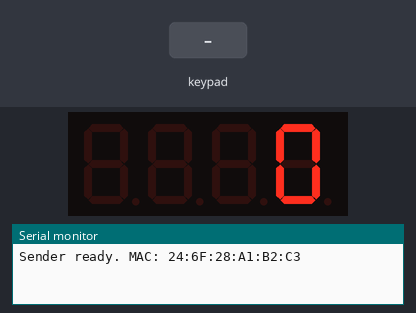
The sketch below on a simulated ESP32. On the bench: 4-digit seven-segment display, the last lines printed to the serial monitor. The test bench sets the inputs (shaded band).

Above: at 1.2 s.
1.3 s: keypad keys 1 3 1 2 1 4 2 7 pressed 0.4 s apart
At 3.5 s:
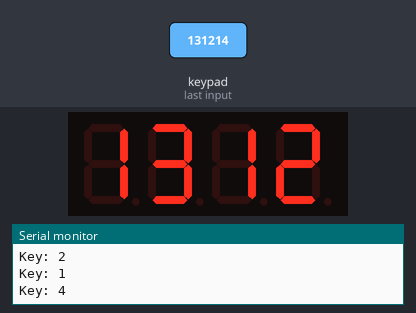
6.0 s: key '*' pressed
At 7.2 s:
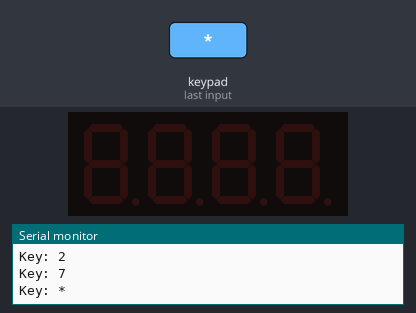
7.5 s: keypad keys 2 6 2 5 3 3 3 2 # pressed 0.4 s apart
At 9.6 s:
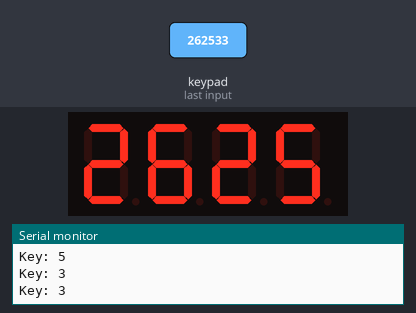
12.6 s: keypad keys 1 3 9 7 2 2 2 2 A pressed 0.4 s apart
At 14.6 s:
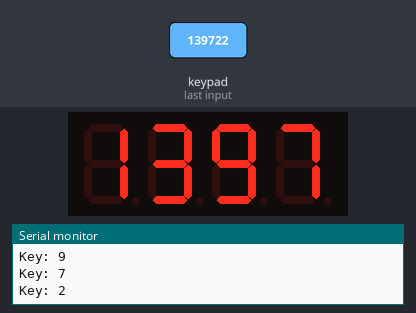
Timing chart, 0 to 16.1 s (numbered marks = the images above; inputs shaded):
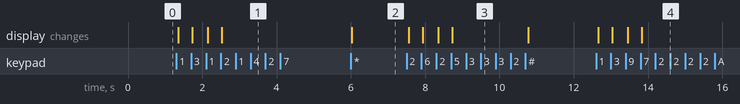

Measured:
- after the input at 1.3 s, the display: first changes after 0.05 s (image 1 shows a later state)
- after the input at 6.0 s, the display: changes at once (image 2)
- after the input at 7.5 s, the display: first changes after 0.06 s (image 3 shows a later state)
- after the input at 12.6 s, the display: first changes after 0.06 s (image 4 shows a later state)

The sketch:

sender.ino
```cpp
#include <esp_now.h>
#include <WiFi.h>
#include <Keypad.h>
#include <TM1637Display.h>

const byte ROWS = 4;
const byte COLS = 4;
char keys[ROWS][COLS] = {
  {'1','2','3','A'},
  {'4','5','6','B'},
  {'7','8','9','C'},
  {'*','0','#','D'}
};
byte rowPins[ROWS] = {13, 12, 14, 27};  // Rows
byte colPins[COLS] = {26, 25, 33, 32};  // Columns
Keypad keypad = Keypad(makeKeymap(keys), rowPins, colPins, ROWS, COLS);

#define CLK 18
#define DIO 19
TM1637Display display(CLK, DIO);

// REPLACE WITH RECEIVER MAC: e.g. {0x24,0x6F,0x28,0x12,0x34,0x56}
uint8_t receiverMAC[] = {0xFF, 0xFF, 0xFF, 0xFF, 0xFF, 0xFF};

typedef struct struct_token {
  uint16_t number;
  char digits[5];  // "1234\0"
} struct_token;

struct_token myToken;
String currentNum = "";

void OnDataSent(const uint8_t *mac_addr, esp_now_send_status_t status) {
  Serial.print("Send status: ");
  Serial.println(status == ESP_NOW_SEND_SUCCESS ? "OK" : "FAIL");
}

void setup() {
  Serial.begin(115200);
  WiFi.mode(WIFI_STA);

  if (esp_now_init() != ESP_OK) {
    Serial.println("ESP-NOW init failed");
    return;
  }
  esp_now_register_send_cb(OnDataSent);

  esp_now_peer_info_t peerInfo = {};
  memcpy(peerInfo.peer_addr, receiverMAC, 6);
  peerInfo.channel = 0;
  peerInfo.encrypt = false;
  if (esp_now_add_peer(&peerInfo) != ESP_OK) {
    Serial.println("Peer add failed");
    return;
  }

  display.setBrightness(0x0f);
  display.showNumberDec(0, false);
  Serial.println("Sender ready. MAC: " + WiFi.macAddress());
}

void loop() {
  char key = keypad.getKey();
  if (key) {
    Serial.print("Key: ");
    Serial.println(key);

    if (key >= '0' && key <= '9' && currentNum.length() < 4) {
      currentNum += key;
      display.showNumberDec(currentNum.toInt(), false);
    }
    else if (key == '#') {  // Send
      if (currentNum.length() == 4) {
        myToken.number = currentNum.toInt();
        strcpy(myToken.digits, currentNum.c_str());
        esp_err_t result = esp_now_send(receiverMAC, (uint8_t *) &myToken, sizeof(myToken));
        if (result == ESP_OK) {
          Serial.println("Token sent: " + currentNum);
        } else {
          Serial.println("Send error");
        }
        currentNum = "";  // Reset for next
        display.clear();
      }
    }
    else if (key == '*') {  // Clear
      currentNum = "";
      display.clear();
    }
  }
  delay(50);
}
```
